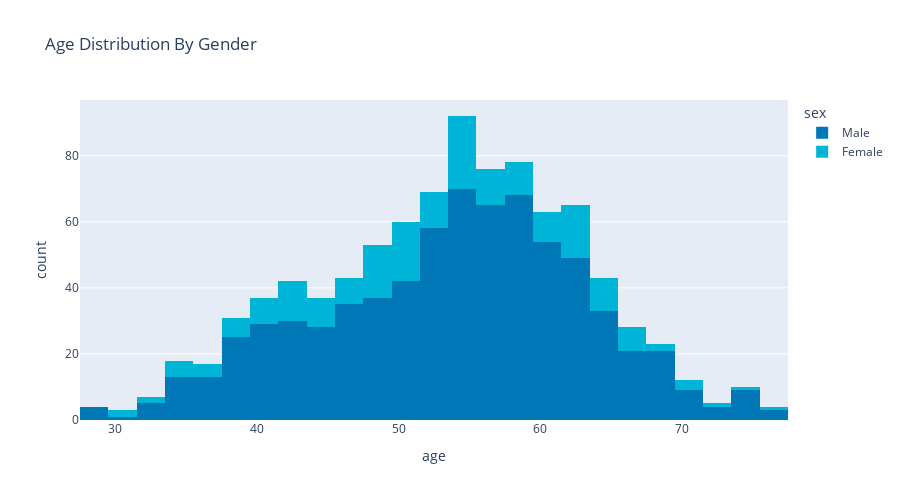

The cell this chart's notebook holds for it:
### Markdown cell above
- 👥 Let's look at the age distribution based on gender in the dataset.

### Code cell
#Draw a histogram to see the distribution
fig=px.histogram(df, x='age', color='sex', color_discrete_map={'Male':'#0077B6' , 'Female':'#00b4d8'}, title='Age Distribution By Gender',
                 width=900, height=500 )
fig.show()

### Figure 1 — Plotly figure (JSON) as saved in the notebook; plotly's stock layout.template omitted (floating-point values rounded to 4 significant figures; data arrays with more than 128 entries replaced by an {"elided": "..."} marker saying what was removed)
{"data": [{"alignmentgroup": "True", "bingroup": "x", "hovertemplate": "sex=Male<br>age=%{x}<br>count=%{y}<extra></extra>", "legendgroup": "Male", "marker": {"color": "#0077B6", "pattern": {"shape": ""}}, "name": "Male", "offsetgroup": "Male", "orientation": "v", "showlegend": true, "type": "histogram", "x": {"elided": "726 int values"}, "xaxis": "x", "yaxis": "y"}, {"alignmentgroup": "True", "bingroup": "x", "hovertemplate": "sex=Female<br>age=%{x}<br>count=%{y}<extra></extra>", "legendgroup": "Female", "marker": {"color": "#00b4d8", "pattern": {"shape": ""}}, "name": "Female", "offsetgroup": "Female", "orientation": "v", "showlegend": true, "type": "histogram", "x": {"elided": "194 int values"}, "xaxis": "x", "yaxis": "y"}], "layout": {"barmode": "relative", "height": 500, "legend": {"title": {"text": "sex"}, "tracegroupgap": 0}, "title": {"text": "Age Distribution By Gender"}, "width": 900, "xaxis": {"anchor": "y", "domain": [0, 1], "title": {"text": "age"}}, "yaxis": {"anchor": "x", "domain": [0, 1], "title": {"text": "count"}}}}
